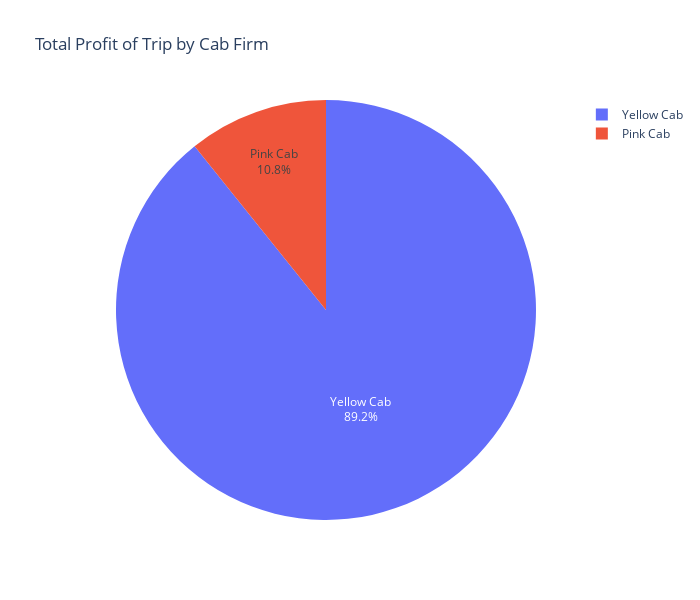

Source (notebook cell):
### Code cell
total_trxs_by_Cab_Firm = taxi_data.groupby("Company")["Profit"].sum()
total_trxs_by_Cab_Firm = pd.DataFrame(total_trxs_by_Cab_Firm)
fig1 = px.pie(total_trxs_by_Cab_Firm,
                        values=total_trxs_by_Cab_Firm["Profit"],
                        names=total_trxs_by_Cab_Firm.index ,title="Total Profit of Trip by Cab Firm"
                        )
fig1.update_traces(
                        textposition='inside',
                        textinfo='percent+label'
                        )
fig1.update_layout( width = 700, height = 600)

### Figure 1 — Plotly figure (JSON) as saved in the notebook; plotly's stock layout.template omitted (floating-point values rounded to 4 significant figures)
{"data": [{"domain": {"x": [0, 1], "y": [0, 1]}, "hovertemplate": "Company=%{label}<br>Profit=%{value}<extra></extra>", "labels": ["Pink Cab", "Yellow Cab"], "legendgroup": "", "name": "", "showlegend": true, "textinfo": "percent+label", "textposition": "inside", "type": "pie", "values": [5307000.0, 44020000.0]}], "layout": {"height": 600, "legend": {"tracegroupgap": 0}, "title": {"text": "Total Profit of Trip by Cab Firm"}, "width": 700}}
